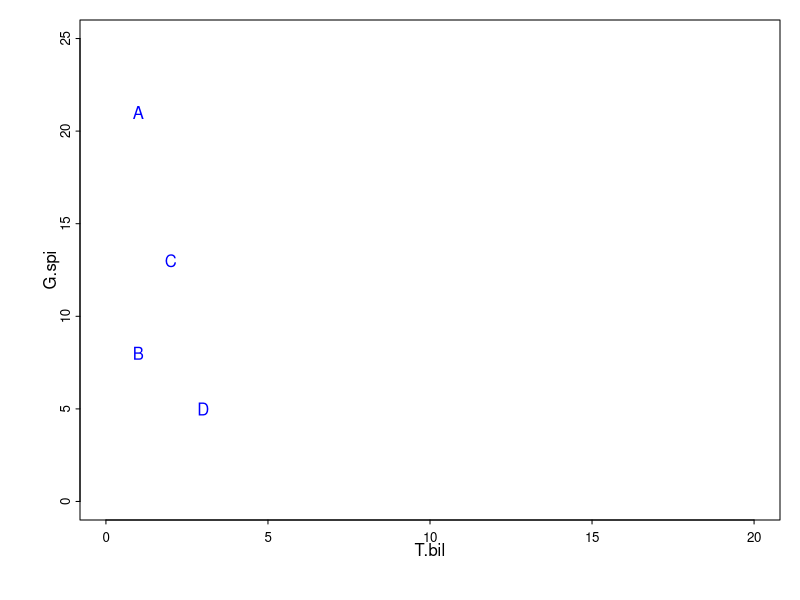

Generate this figure with R:
#medidas de similitud 
dens <- data.frame(T.bil = c(1, 1, 2, 3), G.spi = c(21, 8, 13, 5),
                   C.tri = c(11, 3, 7, 5), C.sca = c(16, 0, 9, 4))
row.names(dens) <- LETTERS[1:4] #con esto se indica que serán 
#letras de la primera a la cuarta del alfabeto las que se usarán
dens
#ahora se genera un gráfico para ver qué tanto se parecen 
#las 2 primeras especies 
#el argumento par es por parámetros en un ambiente gráfico 
#se puede utilizar para configurar o consultar parámetros gráficos 
#mar es un vector numérico combinado que da el número de 
#lineas de margen a ser especificadas en las 4 esquinas de la gráfica
#mgp es el margen para el título del eje, las etiquetas y la línea de eje
#tcl es la longitud de las marcas de etiqueta como fracciones del peso 
#de una línea o texto 
par(mar=c(4,4,1,1), mgp=c(1,0.3,0), tcl= -0.2)
plot(dens[,1:2], type = "n", cex.axis=0.8, xlim=c(0,20), ylim=c(0,25)) 
text(dens[,1:2], row.names(dens), col ="blue")
#en la figura resultante se aprecia que hay una diferencia entre 
#la composición de las especies en A contra las de D 
#es decir, que la similitud entre el sitio A y el sitio D es menor 
#que en los otros sitios 

comp <- dens
comp[comp>0] <- 1 #Generamos una matriz de presencia ausencia
comp
a <- sum(colSums(comp[1:2,])==1&comp[2,]==0)#Ocurren en A pero no en B
b <- sum(colSums(comp[1:2,])==1&comp[1,]==0)#Ocurren en B pero no en A
c <- sum(colSums(comp[1:2,])==2) #ocurren en A y B

a;b;c
#ahora se obtiene el valor de similitud entre los dos primeros sitios
#a y b 
#las los valores salen de las ecuaciones 
Sorensen <- (2*c)/(a+b+(2*c))
Jaccard <- c/(a+b+c)
Simpson <- c/c+min(a,b)

Sorensen; Jaccard; Simpson
#según el indice de soresen estos dos sitios 
#son parecidos en un 85.7% mientras que para el índice de 
#jaccard es el 75% y para simpson son iguales 






